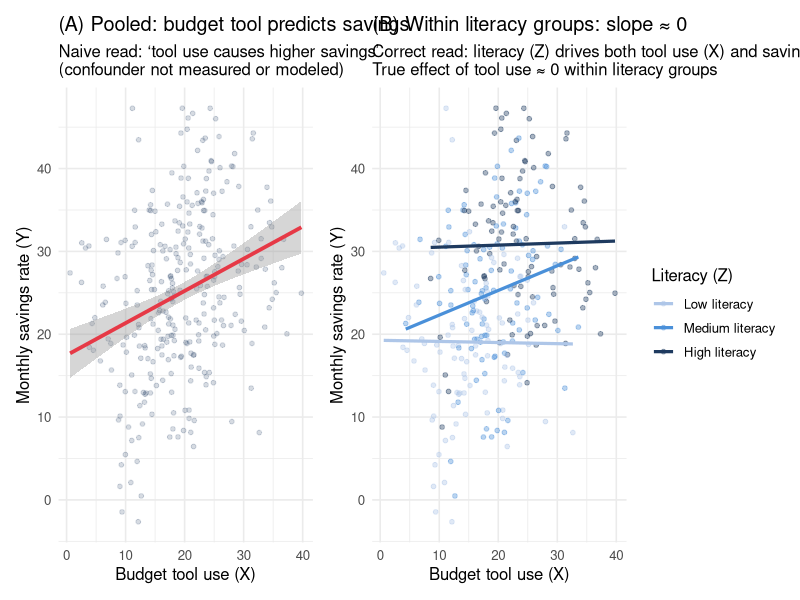
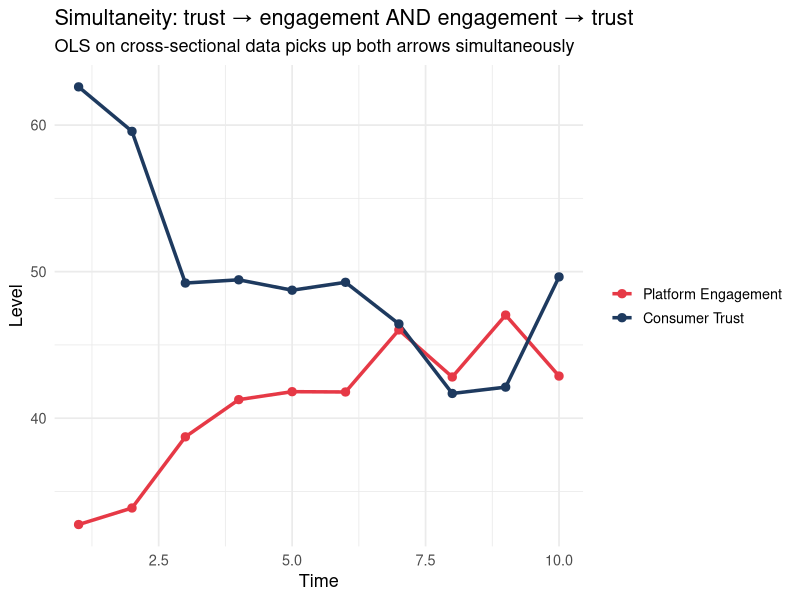
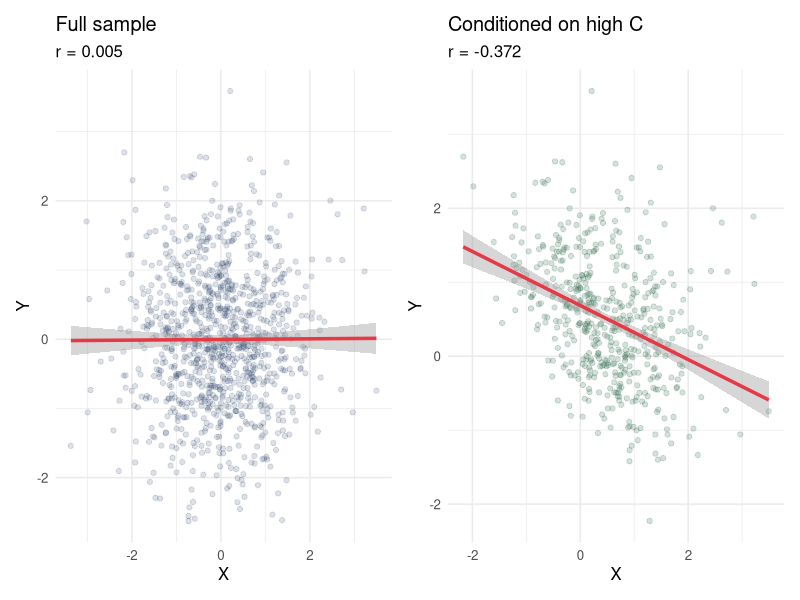
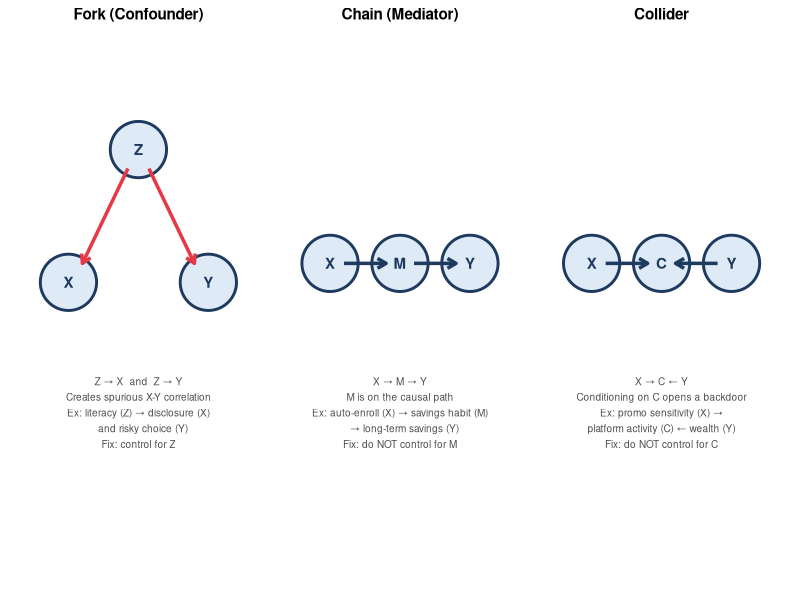

These charts were generated, in order, by the following R code:
## ---- chunk 1
library(tidyverse)
library(ggplot2)
library(patchwork)
library(broom)
set.seed(1234)
## ---- chunk 2
# Bias direction table
tibble(
  Example         = c("Budget tracker → savings", "Promotion → purchase", "Investment advice → returns"),
  Confounder_Z    = c("Platform quality", "Consumer wealth", "Financial sophistication"),
  `Sign Z→X`      = c("+", "+", "-"),
  `Sign Z→Y`      = c("+", "+", "+"),
  `Bias direction` = c("Positive (↑ est.)", "Positive (↑ est.)", "Negative (↓ est.)")
) |>
  knitr::kable(caption = "OVB bias direction: multiply signs to get bias direction")
## ---- chunk 3
set.seed(99)
n_story <- 300

# Financial literacy (Z) drives both budget tool use (X) and savings (Y)
# True causal effect of X on Y = 0
Z_lit  <- rnorm(n_story, 50, 10)
X_tool <- 0.4 * Z_lit + rnorm(n_story, 0, 6)
Y_sav  <- 0.5 * Z_lit + rnorm(n_story, 0, 8)

df_story <- tibble(X_tool, Y_sav, Z_lit) |>
  mutate(Z_grp = cut(Z_lit,
                     breaks = quantile(Z_lit, probs = c(0, 1/3, 2/3, 1)),
                     labels = c("Low literacy", "Medium literacy", "High literacy"),
                     include.lowest = TRUE))

# Panel A: pooled — looks like tool causes savings
p_pooled <- ggplot(df_story, aes(x = X_tool, y = Y_sav)) +
  geom_point(alpha = 0.18, color = "#1e3a5f", size = 1.3) +
  geom_smooth(method = "lm", color = "#e63946", linewidth = 1.3, se = TRUE) +
  labs(
    title    = "(A) Pooled: budget tool predicts savings",
    subtitle = "Naive read: \u2018tool use causes higher savings\u2019\n(confounder not measured or modeled)",
    x = "Budget tool use (X)", y = "Monthly savings rate (Y)"
  ) +
  theme_minimal(base_size = 12)

# Panel B: colored by literacy — within-group slopes are flat
p_colored <- ggplot(df_story, aes(x = X_tool, y = Y_sav, color = Z_grp)) +
  geom_point(alpha = 0.38, size = 1.3) +
  geom_smooth(aes(group = Z_grp), method = "lm", se = FALSE, linewidth = 1.1) +
  scale_color_manual(
    values = c("Low literacy" = "#aec6e8",
               "Medium literacy" = "#4a90d9",
               "High literacy"   = "#1e3a5f"),
    name = "Literacy (Z)"
  ) +
  labs(
    title    = "(B) Within literacy groups: slope \u2248 0",
    subtitle = "Correct read: literacy (Z) drives both tool use (X) and savings (Y)\nTrue effect of tool use \u2248 0 within literacy groups",
    x = "Budget tool use (X)", y = "Monthly savings rate (Y)"
  ) +
  theme_minimal(base_size = 12)

p_pooled + p_colored
## ---- chunk 4
n <- 500

# Example 1: Budget tracker / savings rate / platform quality
# Platform quality attracts more engaged users AND produces better financial outcomes
# True effect of using the tracker = 0; it is the platform quality that matters
Z_quality     <- rnorm(n, 50, 10)
X_tracker     <- 0.3 * Z_quality + rnorm(n, 0, 5)
Y_savings     <- 0.5 * Z_quality + rnorm(n, 0, 8)  # true X effect = 0

m_biased_1  <- lm(Y_savings ~ X_tracker)
m_correct_1 <- lm(Y_savings ~ X_tracker + Z_quality)

# Example 2: Premium promotional message exposure / purchase intention / consumer wealth
# Wealthy consumers are targeted more AND have higher purchase intentions for premium products
# True X effect = 0.15; wealth inflates this upward
Z_wealth      <- rnorm(n, 50, 10)
X_promo       <- 0.4 * Z_wealth + rnorm(n, 0, 8)
Y_intention   <- 0.6 * Z_wealth + 0.15 * X_promo + rnorm(n, 0, 10)

m_biased_2  <- lm(Y_intention ~ X_promo)
m_correct_2 <- lm(Y_intention ~ X_promo + Z_wealth)

# Example 3: Investment advice uptake / portfolio return / financial sophistication
# Sophisticated investors avoid advice (prefer self-directed) AND perform better
# True X effect = +0.5 (advice genuinely helps); sophistication biases estimate downward
Z_sophist     <- rnorm(n, 50, 10)
X_advice      <- -0.5 * Z_sophist + rnorm(n, 0, 6)   # sophisticated investors avoid advice
Y_returns     <- 0.4 * Z_sophist + 0.5 * X_advice + rnorm(n, 0, 8)

m_biased_3  <- lm(Y_returns ~ X_advice)
m_correct_3 <- lm(Y_returns ~ X_advice + Z_sophist)

bind_rows(
  tidy(m_biased_1)  |> filter(term == "X_tracker") |>
    mutate(example = "Budget tracker (true=0)",       model = "Omits Z"),
  tidy(m_correct_1) |> filter(term == "X_tracker") |>
    mutate(example = "Budget tracker (true=0)",       model = "Includes Z"),
  tidy(m_biased_2)  |> filter(term == "X_promo")   |>
    mutate(example = "Promotion (true=0.15)",          model = "Omits Z"),
  tidy(m_correct_2) |> filter(term == "X_promo")   |>
    mutate(example = "Promotion (true=0.15)",          model = "Includes Z"),
  tidy(m_biased_3)  |> filter(term == "X_advice")  |>
    mutate(example = "Investment advice (true=0.5)",   model = "Omits Z"),
  tidy(m_correct_3) |> filter(term == "X_advice")  |>
    mutate(example = "Investment advice (true=0.5)",   model = "Includes Z")
) |>
  select(example, model, estimate, std.error, p.value) |>
  knitr::kable(digits = 3, caption = "OVB across three examples: omitting Z biases estimates in predictable directions")
## ---- chunk 5
n_sim <- 300
set.seed(42)

# Consumer trust → financial engagement (positive), but engagement → trust (positive)
# Simulate equilibrium: customer who engages more trusts the institution more,
# but the institution also targets more-trusting customers with higher engagement offers
time_pts <- tibble(
  t          = 1:10,
  engagement = c(30, 35, 38, 40, 41, 42, 43, 43, 43, 43) + rnorm(10, 0, 2),
  trust      = c(60, 55, 52, 50, 49, 48, 47, 47, 47, 47) + rnorm(10, 0, 2)
)

p_sim <- time_pts |>
  pivot_longer(-t) |>
  ggplot(aes(x = t, y = value, color = name, group = name)) +
  geom_line(linewidth = 1.2) + geom_point(size = 2.5) +
  scale_color_manual(values = c("#e63946", "#1e3a5f"),
                     labels = c("Platform Engagement", "Consumer Trust")) +
  labs(title = "Simultaneity: trust → engagement AND engagement → trust",
       subtitle = "OLS on cross-sectional data picks up both arrows simultaneously",
       x = "Time", y = "Level", color = NULL) +
  theme_minimal(base_size = 13)

p_sim
## ---- chunk 6
n_col <- 1000

# True DGP: X and Y are uncorrelated
X_col <- rnorm(n_col)
Y_col <- rnorm(n_col)  # truly independent of X

# Collider C is caused by both X and Y
C_col <- X_col + Y_col + rnorm(n_col, 0, 0.5)

# Full sample: no correlation
r_full <- cor(X_col, Y_col)

# Conditioning on C: restrict to top half of C
high_C <- C_col > median(C_col)
r_cond <- cor(X_col[high_C], Y_col[high_C])

tibble(
  Sample           = c("Full sample (no conditioning)", "Restricted to high-C (conditioning)"),
  `Cor(X, Y)`      = c(round(r_full, 3), round(r_cond, 3)),
  Interpretation   = c("True: X and Y are unrelated",
                        "Spurious: conditioning on C creates negative correlation")
) |>
  knitr::kable(caption = "Collider bias: conditioning on C creates a spurious X-Y association")
## ---- chunk 7
df_col <- tibble(X = X_col, Y = Y_col, C_high = high_C)

p_full <- ggplot(df_col, aes(x = X, y = Y)) +
  geom_point(alpha = 0.15, color = "#1e3a5f") +
  geom_smooth(method = "lm", color = "#e63946", linewidth = 1.2) +
  labs(title = "Full sample", subtitle = paste0("r = ", round(r_full, 3)),
       x = "X", y = "Y") +
  theme_minimal(base_size = 12)

p_cond <- ggplot(df_col |> filter(C_high), aes(x = X, y = Y)) +
  geom_point(alpha = 0.2, color = "#2d6a4f") +
  geom_smooth(method = "lm", color = "#e63946", linewidth = 1.2) +
  labs(title = "Conditioned on high C", subtitle = paste0("r = ", round(r_cond, 3)),
       x = "X", y = "Y") +
  theme_minimal(base_size = 12)

p_full + p_cond
## ---- chunk 8
#| fig-width: 10
#| fig-height: 4.5
make_dag_panel <- function(nodes, edges_df, title, note = NULL) {
  p <- ggplot() +
    geom_point(data = nodes, aes(x = x, y = y), size = 18,
               shape = 21, fill = "#deebf7", color = "#1e3a5f", stroke = 1.5) +
    geom_text(data = nodes, aes(x = x, y = y, label = label), size = 3.8,
              fontface = "bold", color = "#1e3a5f")
  for (i in seq_len(nrow(edges_df))) {
    p <- p + annotate("segment",
                      x    = edges_df$x1[i], xend = edges_df$x2[i],
                      y    = edges_df$y1[i], yend = edges_df$y2[i],
                      arrow = arrow(length = unit(0.25, "cm")),
                      color = edges_df$color[i], linewidth = 1.2)
  }
  # Place note text inside the plot area (below nodes) — avoids patchwork overflow
  if (!is.null(note)) {
    p <- p + annotate("text", x = 2, y = 1.1, label = note,
                      size = 2.55, color = "gray30", hjust = 0.5, vjust = 1,
                      lineheight = 1.3)
  }
  p + labs(title = title) +
    xlim(0.3, 3.7) + ylim(0.1, 2.8) + theme_void(base_size = 11) +
    theme(plot.title = element_text(face = "bold", size = 11, hjust = 0.5,
                                    margin = margin(b = 4)))
}

# Nodes shifted upward so text annotation sits cleanly below them
nodes_fork  <- tibble(label = c("Z", "X", "Y"), x = c(2, 1, 3), y = c(2.3, 1.6, 1.6))
edges_fork  <- tibble(x1 = c(1.85, 2.15), x2 = c(1.2,  2.8),
                      y1 = c(2.20, 2.20), y2 = c(1.70, 1.70),
                      color = c("#e63946", "#e63946"))
p_fork <- make_dag_panel(nodes_fork, edges_fork, "Fork (Confounder)",
  "Z → X  and  Z → Y\nCreates spurious X-Y correlation\nEx: literacy (Z) → disclosure (X)\n   and risky choice (Y)\nFix: control for Z")

nodes_chain <- tibble(label = c("X", "M", "Y"), x = c(1, 2, 3), y = c(1.7, 1.7, 1.7))
edges_chain <- tibble(x1 = c(1.2, 2.2), x2 = c(1.8, 2.8),
                      y1 = c(1.7, 1.7), y2 = c(1.7, 1.7),
                      color = c("#1e3a5f", "#1e3a5f"))
p_chain <- make_dag_panel(nodes_chain, edges_chain, "Chain (Mediator)",
  "X → M → Y\nM is on the causal path\nEx: auto-enroll (X) → savings habit (M)\n   → long-term savings (Y)\nFix: do NOT control for M")

nodes_coll  <- tibble(label = c("X", "C", "Y"), x = c(1, 2, 3), y = c(1.7, 1.7, 1.7))
edges_coll  <- tibble(x1 = c(1.2, 2.8), x2 = c(1.8, 2.2),
                      y1 = c(1.7, 1.7), y2 = c(1.7, 1.7),
                      color = c("#1e3a5f", "#1e3a5f"))
p_coll <- make_dag_panel(nodes_coll, edges_coll, "Collider",
  "X → C ← Y\nConditioning on C opens a backdoor\nEx: promo sensitivity (X) →\nplatform activity (C) ← wealth (Y)\nFix: do NOT control for C")

p_fork + p_chain + p_coll
